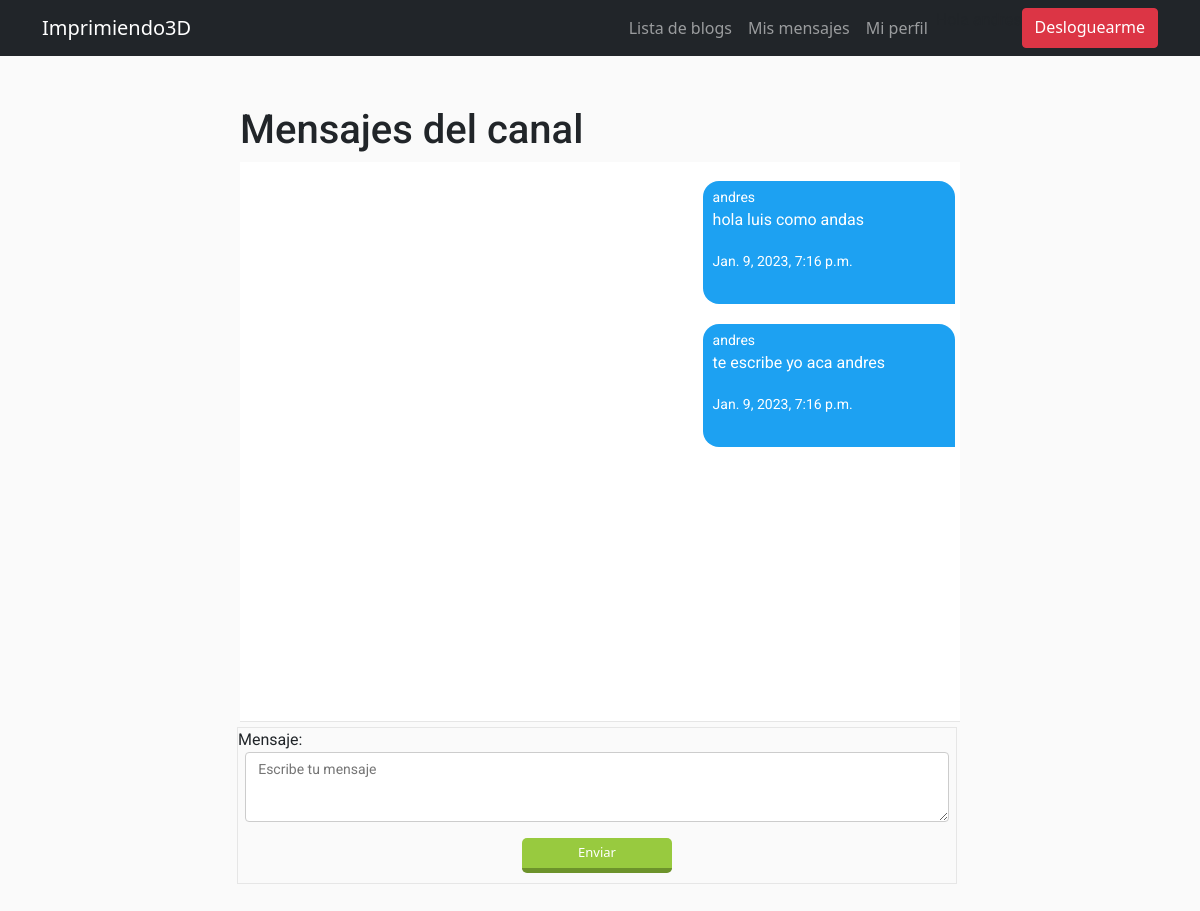
The page /ms/Luis (signed in) on the database its author committed.
### App3D/models.py (models this page shows)
class ModelBase(models.Model):
	id = models.UUIDField(default=uuid.uuid4, primary_key=True, db_index=True, editable=False)
	tiempo = models.DateTimeField(auto_now_add=True)
	actualizar = models.DateTimeField(auto_now=True)
	class Meta:
		abstract = True

class CanalMensaje(ModelBase):
	canal   = models.ForeignKey("Canal", on_delete=models.CASCADE)
	usuario = models.ForeignKey(User, on_delete=models.CASCADE)
	texto =  models.TextField()

### App3D/views.py (the view)
# urls.py: path("ms/<str:username>", DetailMs.as_view(), name="detailms"),
class DetailMs(LoginRequiredMixin, CanalFormMixin, DetailView):
	template_name= 'App3D/Dm/canal_detail.html'
	def get_object(self, *args, **kwargs):
		username = self.kwargs.get("username")
		mi_username = self.request.user.username
		canal, _ = Canal.objects.obtener_o_crear_canal_ms(mi_username, username)
		if username == mi_username:
			mi_canal, _ = Canal.objects.obtener_o_crear_canal_usuario_actual(self.request.user)
			return mi_canal
		if canal == None:
			raise Http404
		return canal

### App3D/forms.py
class FormMensajes(forms.Form):
	mensaje = forms.CharField(widget=forms.Textarea(attrs = {
			"class": "formulario_ms",
			"placeholder":"Escribe tu mensaje"
		}))

### App3D/models.py (called while the page is built, shortened)
	def solo_dos(self):
		return self.annotate(num_usuarios= Count("usuarios")).filter(num_usuarios=2)

	def filtrar_por_username(self, username):
		return self.filter(canalusuario__usuario__username=username)

	def get_queryset(self, *args, **kwargs):
		return CanalQuerySet(self.model, using=self._db)

	def filtrar_ms_por_privado(self, username_a, username_b):
		return self.get_queryset().solo_dos().filtrar_por_username(username_a).filtrar_por_username(username_b)

	def obtener_o_crear_canal_ms(self, username_a, username_b):
		qs = self.filtrar_ms_por_privado(username_a, username_b)
		if qs.exists():
			return qs.order_by("tiempo").first(), False #obj, created

### App3D/templates/App3D/Dm/canal_detail.html (shortened to what this page needs)
{% extends 'App3D/base.html' %}
{% block contenedor %}
	<h1>Mensajes del canal</h1>
	<div id="contenedor_ms">
	{% for mensaje in object.canalmensaje_set.all %}
		<div class="div_ms {% if request.user == mensaje.usuario %}mis_mensajes
		{% else %} tus_mensajes{% endif %}">
			<small>{{mensaje.usuario}}</small>
			<p>{{mensaje.texto}}</p>
			<small>{{mensaje.tiempo}}</small>
		</div>
	{% endfor %}
	</div>
	<div class="div_form_ms">
		<form id="form_submit" action="{{ request.path }}" method="POST">
			{{form.as_p}}
			<button type="submit" class="btn_enviar">
				Enviar
			</button>
	</form>
	</div>
{% endblock %}

### App3D/templates/App3D/base.html (style rules this page uses)
* { margin: 0; padding: 0; }
body { background:#fafafa; }
h1, h2, h3, p, small { font-family: 'Roboto', sans-serif; }

### App3D/templates/App3D/Dm/canal_detail.html (style rules this page uses)
#contenedor_ms { width: 100%; height: calc(70vh); margin: 5px 0; overflow-y: auto; border-bottom: 1px solid #e6e6e6; background: #fff; }
.div_ms { margin: 1.2rem auto; width: 35%; padding: 0.2rem 0.6rem 02rem 0.6rem; }
.mis_mensajes { margin-right: 5px; background-color:rgb(29, 161, 242); color: #fff; border-bottom-left-radius: 16px; border-top-left-radius: 16px; border-top-right-radius: 16px; }
.div_form_ms { width: 100%; margin-top: 5px; margin-bottom: 5px; margin-left: -3px; border:1px solid #e6e6e6; }
#id_mensaje { display: block; padding: 6px 12px; margin-left: 1%; margin-right: 1%; width: 98%; min-width: 98%; max-width: 98%; height: 70px; min-height: 70px; max-height: 70px; box-sizing: border-box; font-size: 14px; color: #333; border:1px solid #ccc; border-radius: 4px; }
.btn_enviar { background: #98ca3f; color: #fff; padding: 5px 10px; border-radius: 5px; border:none; outline: none; border-bottom: 5px solid #6d932b; width: 150px; cursor: pointer; display: block; margin: 10px auto; font-size: 13px; transition: 0.3; }

### rows shown on the page
CanalMensaje: usuario "andres", texto "hola luis como andas", tiempo "Jan. 9, 2023, 7:16 p.m."
CanalMensaje: usuario "andres", texto "te escribe yo aca andres", tiempo "Jan. 9, 2023, 7:16 p.m."
